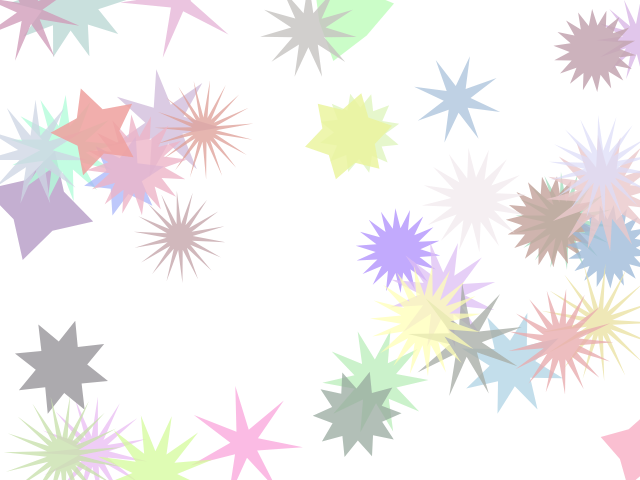
Frame 1 (no input)
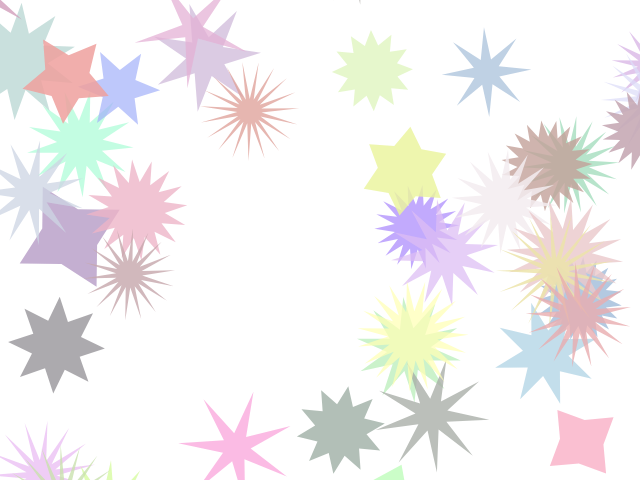
Frame 60 (no input)
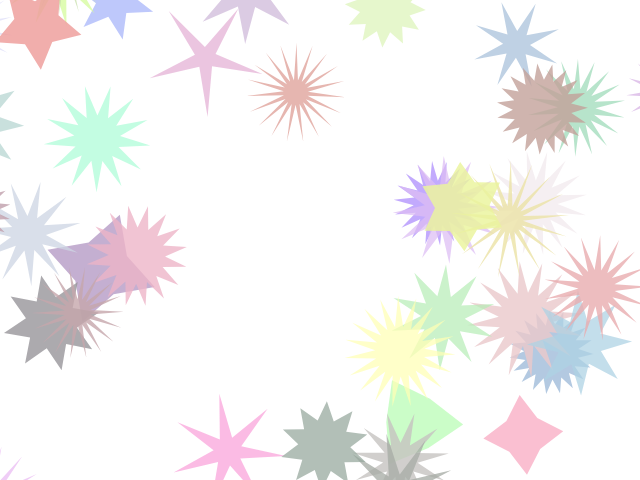
Frame 120 (the mouse pressed at the canvas centre since frame 60)

The p5.js sketch that drew these frames (run headless with seeded random() and noise() and a simulated clock; from frame 60 on, the mouse is pressed at the canvas centre):

// p5.js sketch
// ── sketch.js
class Star {
  constructor(x, y, vx, vy, va, vCount, radius, internalRadius, color) {
    this.x = x;
    this.y = y;
    this.vx = vx;
    this.vy = vy;
    this.va = va;
    this.radius = radius;
    this.internalRadius = internalRadius;
    this.vCount = vCount;
    this.color = color;
    this.angle = 0;
    this.vertices = [];
    this.generate();
  }

  generate() {
    let half = false;

    for (let i = 0; i < this.vCount * 2; i++) {
      let r = half ? this.internalRadius : this.radius;
      half = !half;

      this.vertices.push({
        x: cos(radians(this.angle)) * r,
        y: sin(radians(this.angle)) * r,
      });

      this.angle += 360 / (this.vCount * 2);
    }
  }

  show() {
    push();
    translate(this.x, this.y);
    rotate(this.angle);
    fill(this.color);
    noStroke();
    beginShape();
    for (let v of this.vertices) {
      vertex(v.x, v.y);
    }
    endShape(CLOSE);
    pop();
  }

  move() {
    this.angle += this.va;
    this.x += this.vx;
    this.y += this.vy;

    this.borders();
  }

  borders() {
    if (this.x > width + this.radius) this.x = -this.radius;
    if (this.x < -this.radius) this.x = width + this.radius;
    if (this.y > height + this.radius) this.y = -this.radius;
    if (this.y < -this.radius) this.y = height + this.radius;
  }
}

let stars = [];

function setup() {
  createCanvas(640, 480);
  for (let i = 0; i < 40; i++) {
    stars.push(
      new Star(
        random(width), // x
        random(height), // y
        random(-1, 1), // vx
        random(-1.5, 1.5), // vy
        random(-0.1, 0.1), // v angular
        Math.floor(random(3, 20)), // qtd vértices
        random(40, 60), // raio externo
        random(10, 30), // raio interno
        color(
          random(150, 255),
          random(150, 255),
          random(150, 255),
          random(180, 220)
        )
      )
    );
  }
}

function draw() {
  background(255);
  for (let star of stars) {
    star.show();
    star.move();
  }
}
